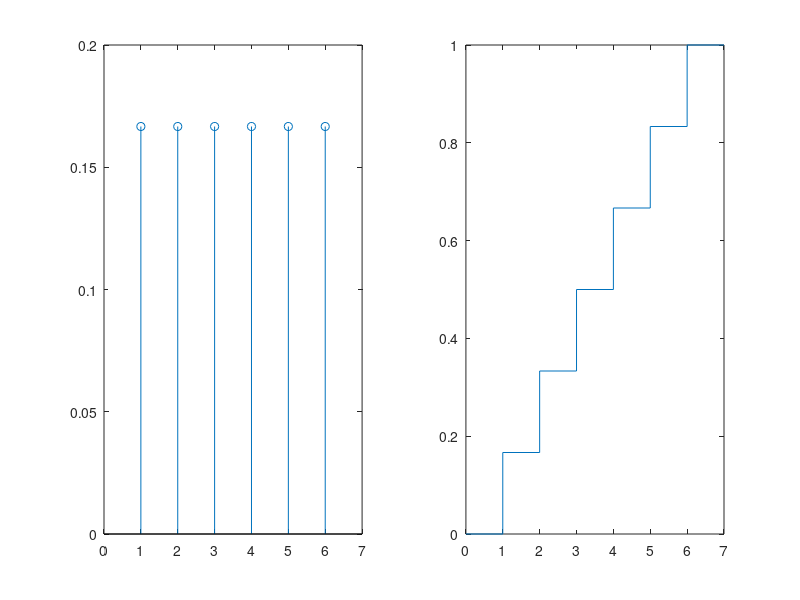

Here is the MATLAB script that generated this plot:
x = 1:6;
px = ones(1,6)/6; % 1 linha 6 colunas tudo uns a dividir por 6

fx = cumsum(px);

subplot(1,2,1)
stem(px);
xlim([0 7]);

subplot(1,2,2)
stairs([0 x 7],[0 fx 1]); % x entre 0 e 7
                          % fx entre 0 e 1